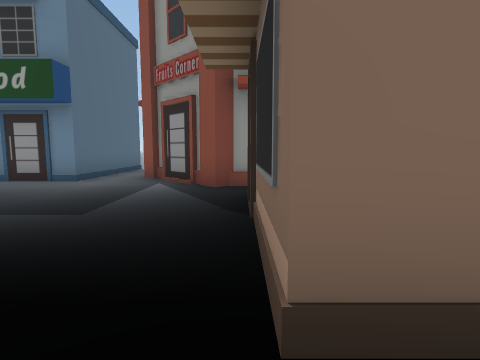
View 1 (above)

23 first-person views from a walk through a 3-D level made in the Unity game engine. The camera is 1.5 m above the floor, tilts 6° down and sees 80° across. The floor is counted in squares, 2 m on a side. Each view is taken from the middle of a square. On the plan, view 1 faces up. The plan holds only what a view shows up to about 10 squares ahead; the rest is blank. The place goes on beyond the plan. The player character is not drawn. Some animated figures are not drawn.

View 2
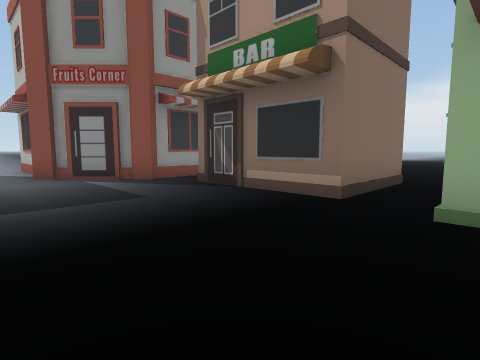

View 3
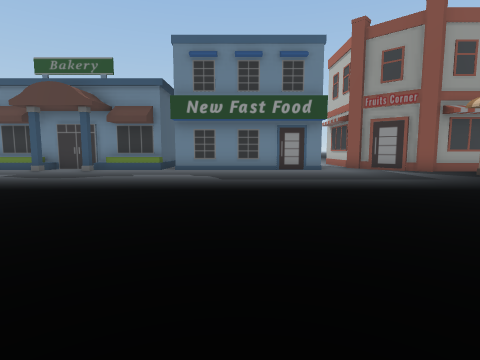

View 4
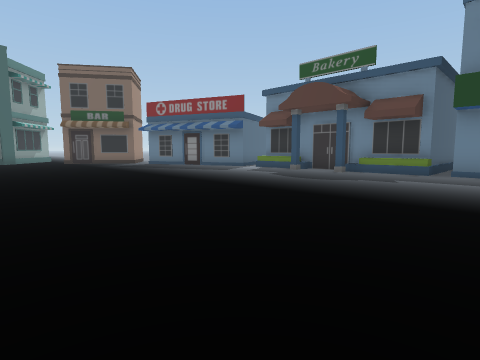

View 5
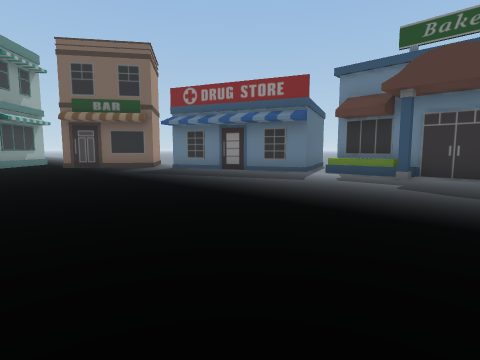

View 6
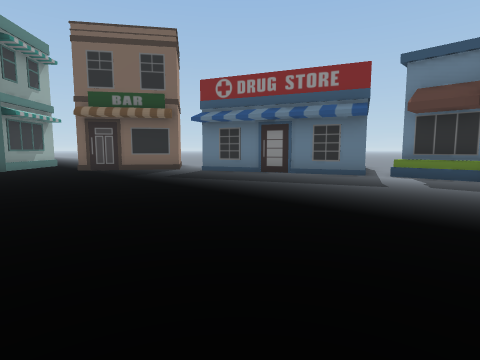

View 7
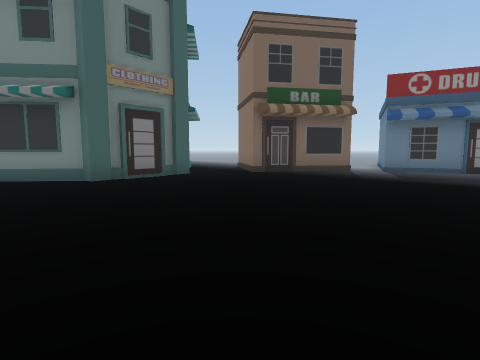

View 8
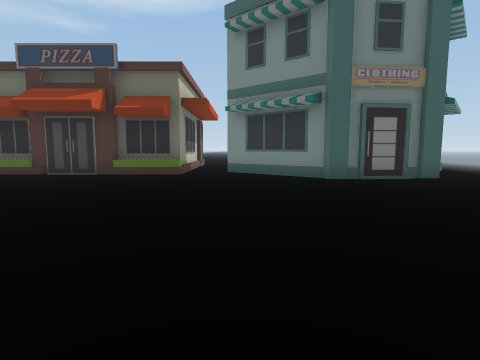

View 9
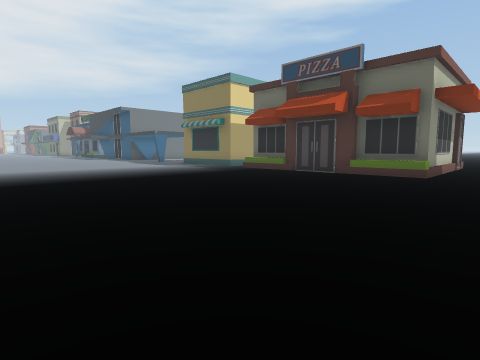

View 10
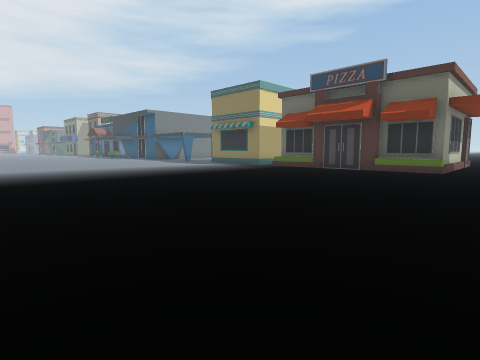

View 11
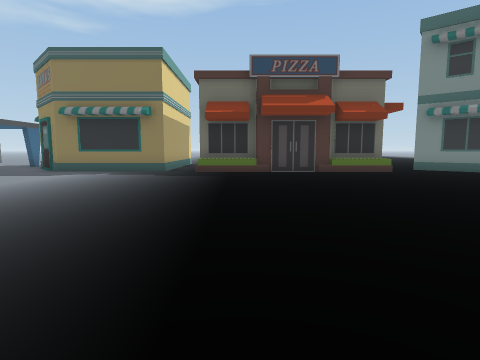

View 12
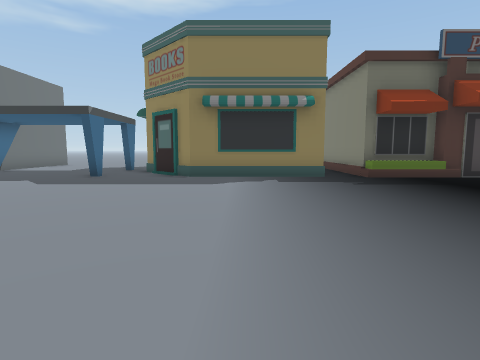

View 13
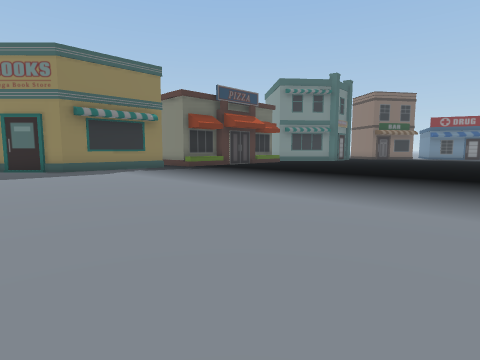

View 14
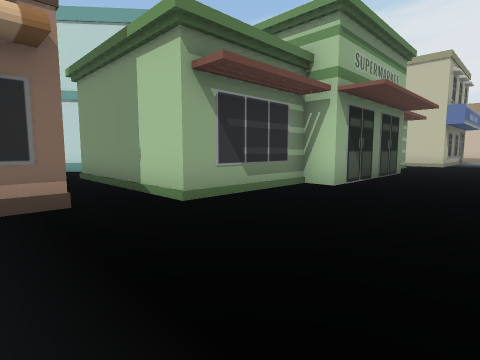

View 15
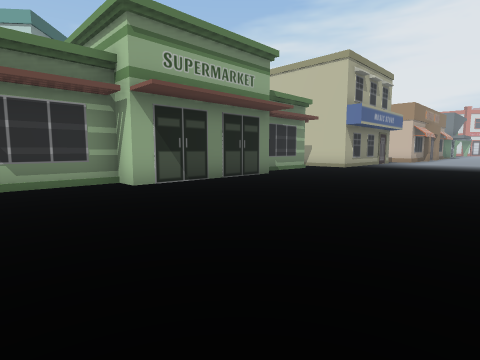

View 16
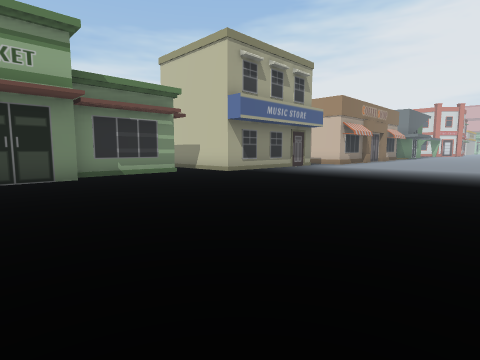

View 17
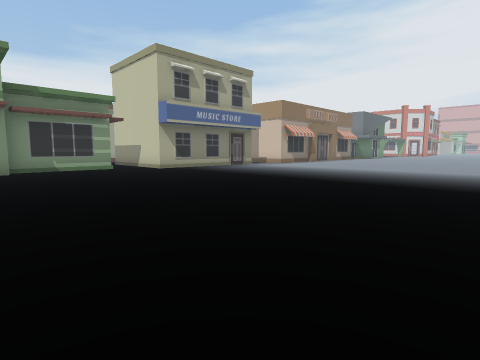

View 18
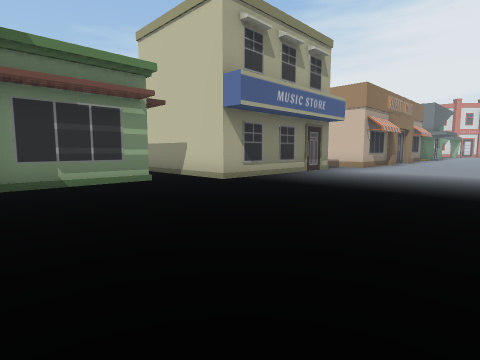

View 19
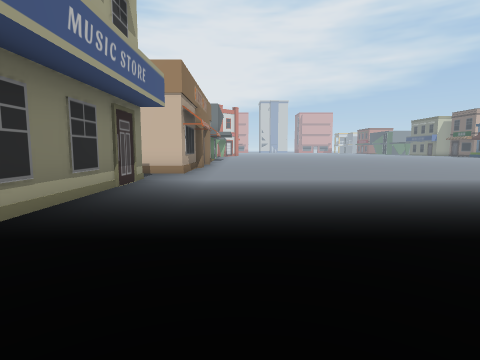

View 20
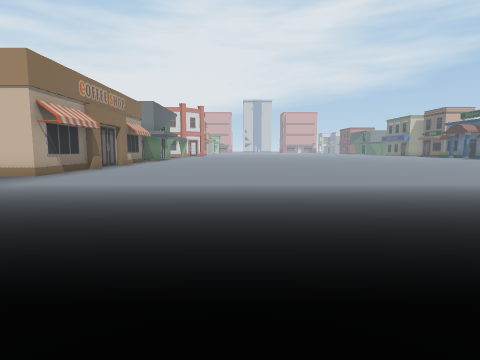

View 21
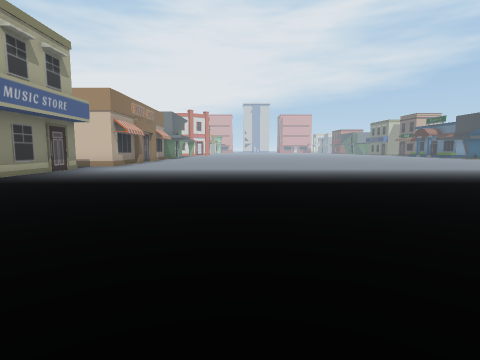

View 22
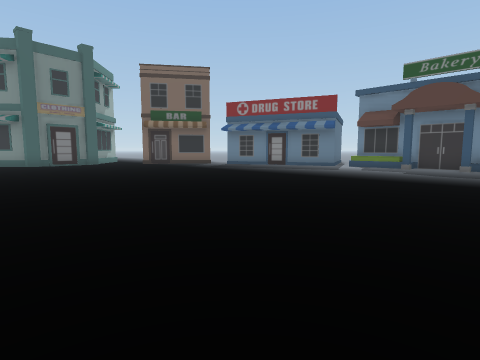

View 23
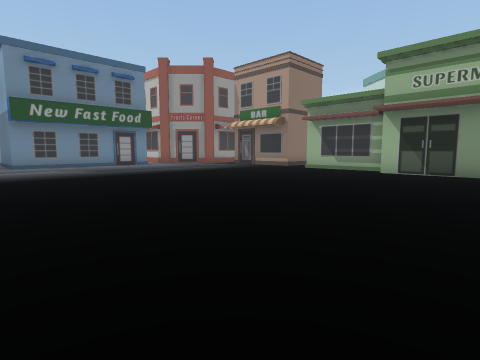

### Floor plan
Key: @ floor where view 1 was taken; # wall or solid block; . main floor; : floor 1 m higher than the main floor; / step, stairs or slope; ^ raised ledge; B building.
Columns run from 32 left of view 1 to 7 right of it. Each row starts with its distance up from view 1.
 11                              .#
 10                             B.#
  9                       B     B.#
  8                .BB   BB     B.#
  7              ##.:/BBB:/BBBBBB..#
  6            ###....B.B..........###
  5           ##.....................
  4          .......................#
  3        #........................#
  2       ##........................#     ..
  1    B..........................  ####....
  0     B.........................  @.....
 -1      B..............  ........  BBBBB .B
 -2      B............. .  .........B     BB
 -3      B...........       ........BBB  BB
 -4      B...........        ......BBBB
 -5     B... .......          .....B
 -6    B....     . .     . .   ....B
 -7  .........          ..  . .....B
 -8 BBBBB......              ......BB
 -9     B......              .......B
-10     B....... ..          .......B
-11     B..........         ........B
-12     B..........     ..............
-13    B:..........    ............####
-14   BB/..........   .............#
-15   .............  ..............#
-16     ^........... ..............#
-17     #..........................#
-18     #...........   ............#
-19     ^...........  ..............
-20    #............ .............##
-21   #............. .............#
-22   .............. .............#

Where each view was taken, in squares from view 1:
view 1: 0 up, 0 right, facing up
view 2: 1 down, 4 left, facing up-right
view 3: 4 down, 7 left, facing up
view 4: 3 down, 8 left, facing up-left
view 5: 2 down, 12 left, facing up-left
view 6: 2 down, 14 left, facing up-left
view 7: 6 down, 19 left, facing up-left
view 8: 6 down, 19 left, facing left
view 9: 6 down, 19 left, facing down-left
view 10: 6 down, 17 left, facing down-left
view 11: 13 down, 18 left, facing left
view 12: 18 down, 20 left, facing left
view 13: 22 down, 17 left, facing up-left
view 14: 2 up, 4 left, facing down-right
view 15: 1 down, 7 left, facing down-right
view 16: 6 down, 9 left, facing down-right
view 17: 7 down, 12 left, facing down-right
view 18: 8 down, 7 left, facing down-right
view 19: 11 down, 4 left, facing down
view 20: 12 down, 8 left, facing down
view 21: 7 down, 8 left, facing down
view 22: 6 down, 11 left, facing up-left
view 23: 7 down, 11 left, facing up-right
